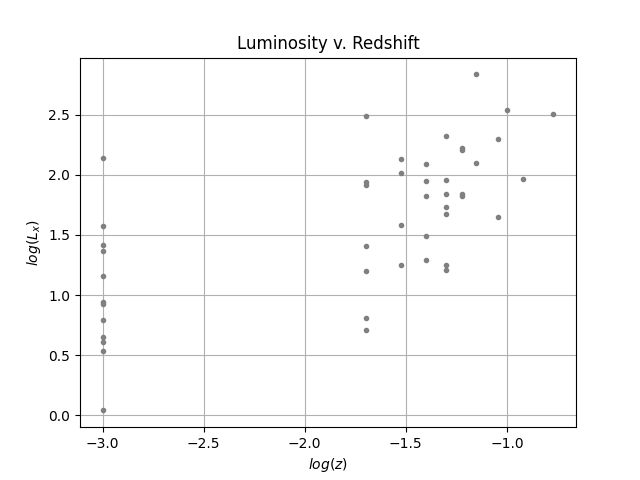

The Python source for this figure:
import numpy as np 
from scipy import stats 
from matplotlib import pyplot as plt 

L,z = np.loadtxt('2.txt', unpack=True)

corr_coeff,p_pearson = stats.pearsonr(z,L) 
rho,p_spearman = stats.spearmanr(z,L) 
tau,p_kendall = stats.kendalltau(z,L)

print('pearson correlation coefficient, p-value=',corr_coeff,p_pearson)
print('spearmans rho, p-value=',rho,p_spearman)
print('kenalls tau coefficient, p-value=',tau, p_kendall)

plt.plot(np.log10(z), np.log10(L),'.',color='grey')
plt.title('Luminosity v. Redshift')
plt.xlabel('$log(z)$')
plt.ylabel('$log(L_x)$')
plt.grid()
plt.savefig('2.png')